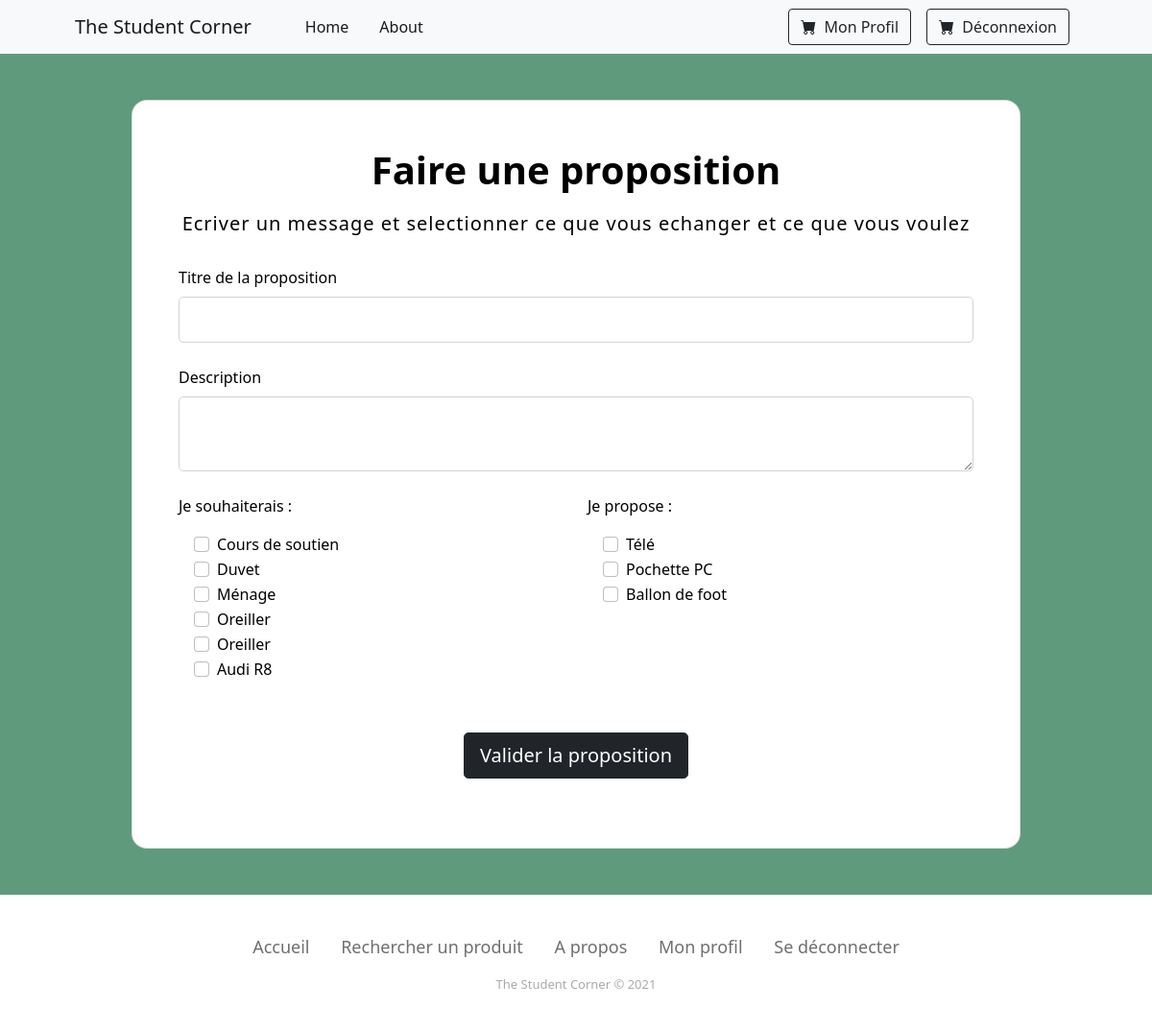
/?r=contact&to=2 (signed in), run on the app's committed database.
### tables this page shows
CREATE TABLE IF NOT EXISTS produit (
    idproduit int(11) NOT NULL AUTO_INCREMENT,
    nom varchar(100) NOT NULL,
    description varchar(100) NOT NULL,
    type int(11) NOT NULL,
    PRIMARY KEY (idproduit)
);

### controller/Controller.php (called while the page is built, shortened)
<?php
class Controller {
	public function render($view, $d=null) {
		$controller = get_class($this);
		$model = substr($controller, 0,
		strpos($controller, "Controller"));
		$data = $d;
		include_once "view/header.php";
		include_once "view/".strtolower($model)."/".$view.".php";
		include_once "view/footer.php";
	}
}

### controller/ContactController.php (called while the page is built, shortened)
<?php
class ContactController extends Controller {
  public function index(){
    $user = unserialize($_SESSION["user"]);
    $proposes = Offre::findOffres($user->idutilisateur);
    $to = new Utilisateur(parameters()["to"]);
    $demandes = Demande::findDemandes($to->idutilisateur);
    $this->render("index", ["user"=>$user,"to"=>$to,"demandes"=>$demandes,"proposes"=>$proposes]);
  }
}

### index.php (called while the page is built, shortened)
<?php
include_once "db.php";
include_once "tools.php";
include_once "controller/route.php";

### model/Model.php (called while the page is built, shortened)
<?php
class Model {
	public function __construct($id=null) {
		$class = get_class($this);
		$table = strtolower($class);
		if ($id != null) {
			$st = db()->prepare("select * from $table where id$table=:id");
			$st->bindValue(":id", $id);
			$st->execute();
			if ($st->rowCount() != 1) {
				throw new Exception("Not in table: ".$table." id: ".$id );
			} else {
				$row = $st->fetch(PDO::FETCH_ASSOC);
				$classes = glob('model/*');
				$classes_update = array();
				foreach($classes as &$value) {
					$value = substr($value,6);
					$value = substr($value,0,-4);
					$classes_update[strtolower($value)] = $value;
				}
				foreach($row as $field => $value) {
					if (substr($field, 0,2) == "id" && $field != "id".$table) {
						$linkedField = substr($field, 2);
						$this->$field = new $linkedClass($value);
					} else {
						$this->$field = $value;
					}
				}
			}
		}
	}
	public function __get($fieldName) {
		$varName = "_".$fieldName;
		if (property_exists(get_class($this), $varName))
			return $this->$varName;
		else {
			throw new Exception("Unknown variable: ".$fieldName." in ".get_class($this));
		}
	}
	public function __set($fieldName, $value) {
		$varName = "_".$fieldName;
		if ($value !== null) {
			if (property_exists(get_class($this), $varName)) {
				$class = get_class($this);
				$table = strtolower($class);
				$id = "_id".$fieldName;
				if (isset($value->$id)) {
					$st = db()->prepare("update $table set id$fieldName=:val where id$table=:id");
					$id = substr($id, 1);
					$st->bindValue(":val", $value->$id);
				} else {
					$st = db()->prepare("update $table set $fieldName=:val where id$table=:id");
					$st->bindValue(":val", $value);
				}
				$id = "id".$table;
				$st->bindValue(":id", $this->$id);
				$st->execute();
			} else {
				throw 	new Exception("Unknown variable: ".$fieldName. " in ".get_class($this));
			}
		}
	}
}

### db.php (called while the page is built)
<?php
$db = new PDO("mysql:host=localhost;dbname=info732","root","");
$db->exec("SET NAMES 'utf8';");
function db() { global $db; return $db; }

### model/Demande.php (called while the page is built, shortened)
<?php
class Demande extends Model {
	public function __construct($idutilisateur=null, $iddemande=null) {
		$class = get_class($this);
		$table = strtolower($class);
		if ($idutilisateur != null || $iddemande != null) {
			$st = db()->prepare("select * from $table where idutilisateur=:idutilisateur and iddemande=:iddemande");
			$st->bindValue(":idutilisateur", $idutilisateur);
			$st->bindValue(":iddemande", $iddemande);
			$st->execute();
			$this->produit = new Produit($this->iddemande);
		}
	}
	public static function findDemandes($idutilisateur){
		$sql = "select * from demande where idutilisateur=:idutilisateur";
		$st = db()->prepare($sql);
		$st->bindValue(":idutilisateur", $idutilisateur, PDO::PARAM_INT);
        $st->execute();
        $list = array();
        while($row = $st->fetch(PDO::FETCH_ASSOC)) {
            $list[] = new $class($row["idutilisateur"], $row["iddemande"]);
        }
        return $list;
	}
}

### tools.php (called while the page is built, shortened)
<?php
spl_autoload_register(function($name) {
	$dir = "model";
	if (strpos($name,"Controller") !== FALSE)
		$dir = "controller";
	$path = $dir."/".$name.".php";
});

### model/Role.php (called while the page is built, shortened)
<?php
class Role extends Model {
	public function __toString() {
		return get_class($this).": ".$this->nom_role;
	}
}

### model/Campus.php (called while the page is built, shortened)
<?php
class Campus extends Model {
	public function __toString() {
		return get_class($this).": ".$this->nom_campus;
	}
}

### model/Offre.php (called while the page is built, shortened)
<?php
class Offre extends Model {
	public function __construct($idutilisateur=null, $idoffre=null){
		$class = get_class($this);
		$table = strtolower($class);
		if ($idutilisateur != null || $iddemande != null) {
			$st = db()->prepare("select * from $table where idutilisateur=:idutilisateur and idoffre=:idoffre");
			$st->bindValue(":idutilisateur", $idutilisateur);
			$st->bindValue(":idoffre", $idoffre);
			$st->execute();
			$this->produit = new Produit($this->idoffre);
		}
	}
	public static function findOffres($idutilisateur){
		$sql = "select * from offre where idutilisateur=:idutilisateur";
		$st = db()->prepare($sql);
		$st->bindValue(":idutilisateur", $idutilisateur, PDO::PARAM_INT);
        $st->execute();
        $list = array();
        while($row = $st->fetch(PDO::FETCH_ASSOC)) {
            $list[] = new $class($row["idutilisateur"], $row["idoffre"]);
        }
        return $list;
	}
}

### view/contact/index.php (the view)
<section class="" style="background-color: #609a7d;">
  <div class="container py-5 h-100">
    <div class="row d-flex justify-content-center align-items-center h-100">
      <div class="col col-xl-10">
        <div class="card" style="border-radius: 1rem;">
          <div class="row g-0">
            <div class="card-body p-4 p-lg-5 text-black">
				<form action=".?r=contact/send&to=<?php echo $data["to"]->idutilisateur; ?>" method="post">
					<div class="mb-3 pb-1 text-center">
					<span class="h1 fw-bold mb-0">Faire une proposition</span>
					</div>
					<h5 class="fw-normal mb-3 pb-3 text-center" style="letter-spacing: 1px;">Ecriver un message et selectionner ce que vous echanger et ce que vous voulez</h5>
					<div class="form-outline mb-4">
					<label class="form-label" for="title">Titre de la proposition</label>
					<input type="text" id="title" name="title" class="form-control form-control-lg" />
					</div>
					<div class="form-outline mb-4">
					<label class="form-label" for="desc">Description</label>
					<textarea id="desc" name="desc" rows="2" class ="form-control form-control-lg"></textarea>
					</div>
					<div class = "row">
						<div class = "col mb-5 min-vw-50">
							<p class="fw-normal">Je souhaiterais :</p>
							<div class="mx-3">
							<?php
								foreach($data["demandes"] as $d){
									$produit = $d->produit;
									echo <<<html
									<div class="form-check">
										<input
											class="form-check-input"
											type="checkbox"
											value="$produit->idproduit"
											id="flexCheckDefault"
											name="wants[]"
										/>
										<label class="form-check-label" for="flexCheckDefault">
											$produit->nom
										</label>
									</div>
									html;
								}
								?>
							</div>
						</div>
						<div class = "col mb-5 min-vw-50">
							<p class="fw-normal">Je propose :</p>
							<div class="mx-3">
								<?php
								foreach($data["proposes"] as $d){
									$produit = $d->produit;
									echo <<<html
									<div class="form-check">
										<input
											class="form-check-input"
											type="checkbox"
											value="$produit->idproduit"
											id="flexCheckDefault"
											name="gives[]"
										/>
										<label class="form-check-label" for="flexCheckDefault">
											$produit->nom
										</label>
									</div>
									html;
								}
								?>
							</div>
						</div>
					</div>
					<div class="pt-1 mb-4 text-center">
					<button class="btn btn-dark btn-lg btn-block" type="submit">Valider la proposition</button>
					</div>
				</form>
			</div>
          </div>
        </div>
      </div>
    </div>
  </div>
</section>

### data on the page
produit: nom "Cours de soutien"
produit: nom "Duvet"
produit: nom "Ménage"
produit: nom "Oreiller"
produit: nom "Oreiller"
produit: nom "Audi R8"
produit: nom "Télé"
produit: nom "Pochette PC"
produit: nom "Ballon de foot"
